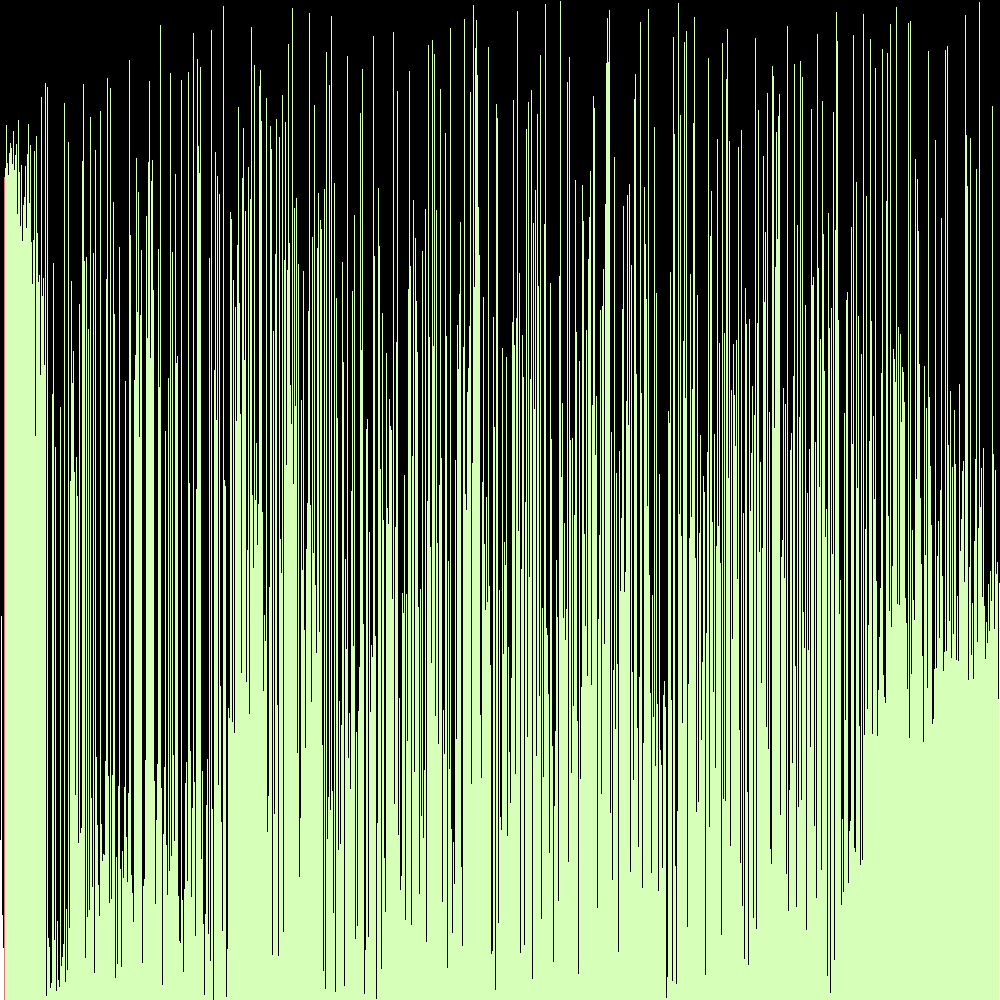
Frame 1 (no input)
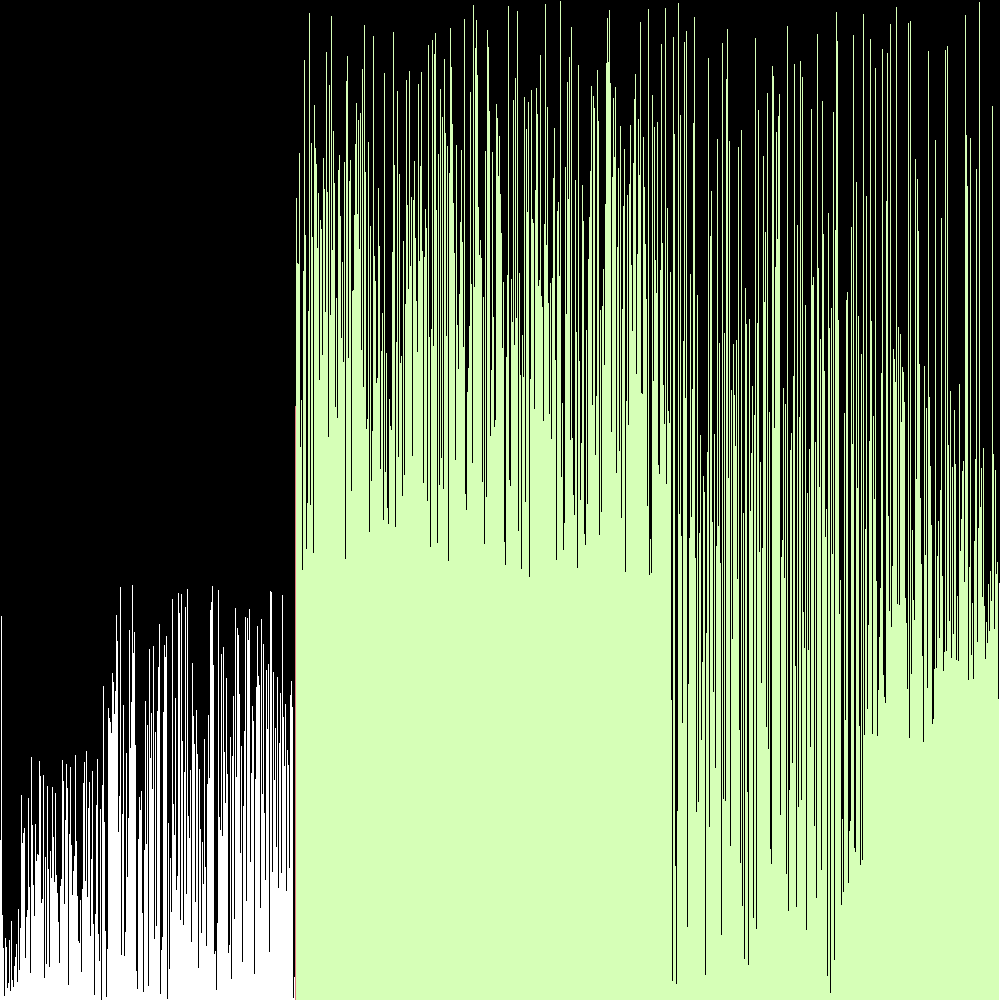
Frame 60 (no input)
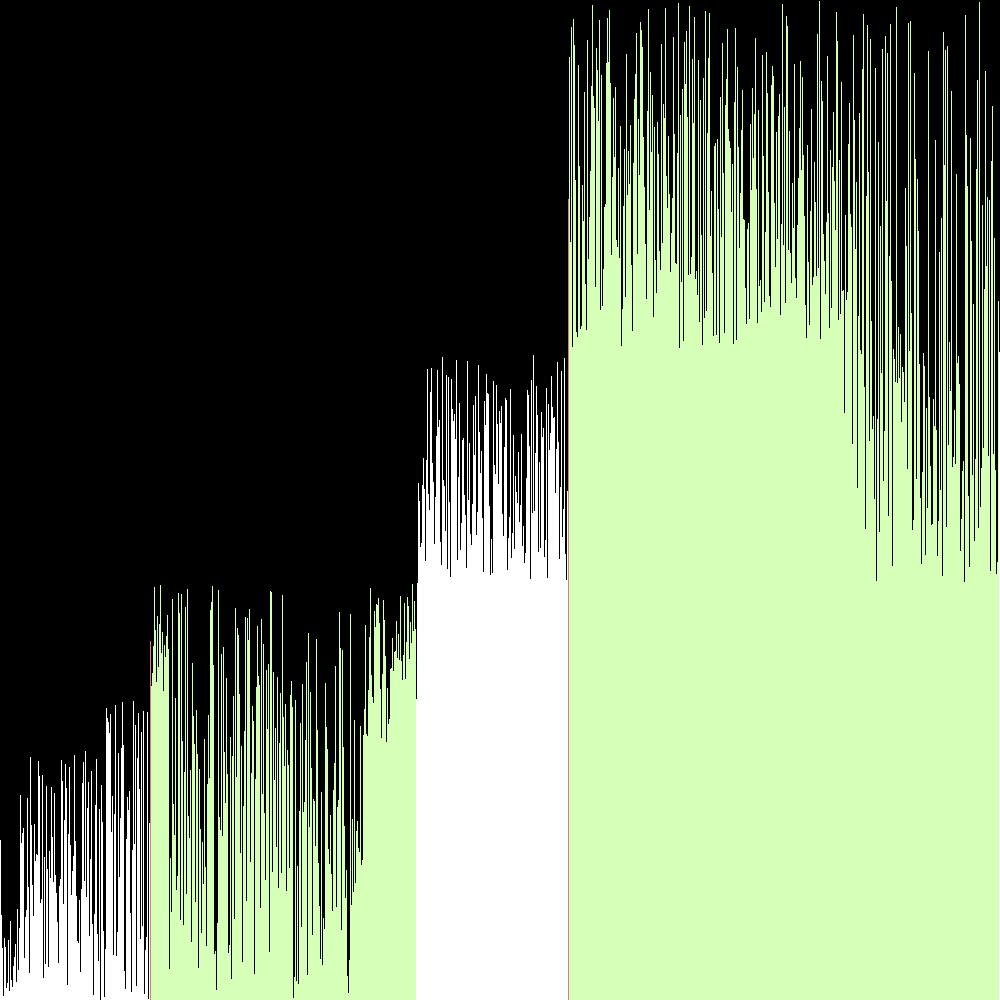
Frame 120 (the mouse pressed at the canvas centre since frame 60)

The p5.js sketch that drew these frames (run headless with seeded random() and noise() and a simulated clock; from frame 60 on, the mouse is pressed at the canvas centre):

// p5.js sketch
// ── sketch.js

// Look variable declaration
let rectwidth = 1;
let widthe = 1000;
let heighte = 1000;
// --------------------------

// State variable declaration
let lines = []
let states = []
// --------------------------

function setup()
{
	createCanvas(widthe, heighte);
	lines = new Array(floor(width / rectwidth));
		for (let i = 0; i < lines.length; i++)
		{
			lines[i] = rectwidth*i;
			states[i] = -1;
		}
    lines = lines.sort(()=>random() - 0.5);
	quickSort(lines, 0, lines.length - 1);
}


async function quickSort(arr, start, end) {
  if (start >= end) {
    return;
  }
  let index = await partition(arr, start, end);
  states[index] = -1;

  await Promise.all([
    quickSort(arr, start, index - 1),
    quickSort(arr, index + 1, end)
  ]);
}

async function partition(arr, start, end) {
  for (let i = start; i < end; i++) {
    states[i] = 1;
  }

  let pivotValue = arr[end];
  let pivotIndex = start;
  states[pivotIndex] = 0;
  for (let i = start; i < end; i++) {
    if (arr[i] < pivotValue) {
      await swap(arr, i, pivotIndex);
      states[pivotIndex] = -1;
      pivotIndex++;
      states[pivotIndex] = 0;
    }
  }
  await swap(arr, pivotIndex, end);

  for (let i = start; i < end; i++) {
    if (i != pivotIndex) {
      states[i] = -1;
    }
  }

  return pivotIndex;
}

// Drawing
function draw() {
  background(0);

  for (let i = 0; i < lines.length; i++) {
    noStroke();
    if (states[i] == 0) {
      fill('#E0777D');
    } else if (states[i] == 1) {
      fill('#D6FFB7');
    } else {
      fill(255);
    }
    rect(i * rectwidth, height - lines[i], rectwidth, lines[i]);
  }
}

async function swap(arr, a, b)
{
  await sleep(0)
	let temp = arr[a];
	arr[a] = arr[b];
	arr[b] = temp;
}

function sleep(ms) {
  return new Promise(resolve => setTimeout(resolve, ms));
}

// Check to randomize
function keyPressed()
{
	if (keyCode === 82) 
	{
		lines = lines.sort(()=>random() - 0.5);
	}
}
